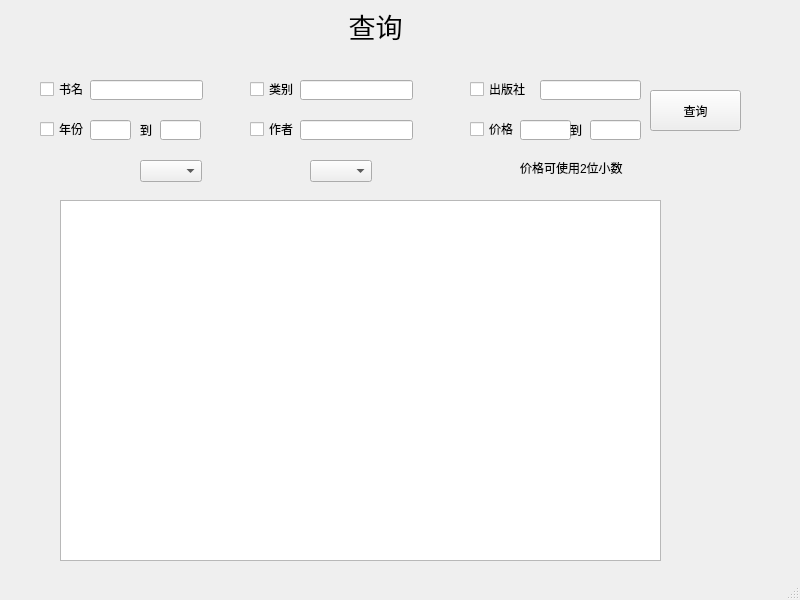
<?xml version="1.0" encoding="UTF-8"?>
<ui version="4.0">
 <class>qbook</class>
 <widget class="QMainWindow" name="qbook">
  <property name="geometry">
   <rect>
    <x>0</x>
    <y>0</y>
    <width>800</width>
    <height>600</height>
   </rect>
  </property>
  <property name="windowTitle">
   <string>MainWindow</string>
  </property>
  <widget class="QWidget" name="centralwidget">
   <widget class="QLineEdit" name="title">
    <property name="geometry">
     <rect>
      <x>90</x>
      <y>80</y>
      <width>113</width>
      <height>20</height>
     </rect>
    </property>
   </widget>
   <widget class="QLabel" name="label">
    <property name="geometry">
     <rect>
      <x>310</x>
      <y>10</y>
      <width>131</width>
      <height>31</height>
     </rect>
    </property>
    <property name="font">
     <font>
      <pointsize>20</pointsize>
     </font>
    </property>
    <property name="text">
     <string>查询</string>
    </property>
    <property name="alignment">
     <set>Qt::AlignCenter</set>
    </property>
   </widget>
   <widget class="QCheckBox" name="checktitle">
    <property name="geometry">
     <rect>
      <x>40</x>
      <y>80</y>
      <width>61</width>
      <height>18</height>
     </rect>
    </property>
    <property name="text">
     <string>书名</string>
    </property>
   </widget>
   <widget class="QCheckBox" name="checkcategory">
    <property name="geometry">
     <rect>
      <x>250</x>
      <y>80</y>
      <width>61</width>
      <height>18</height>
     </rect>
    </property>
    <property name="text">
     <string>类别</string>
    </property>
   </widget>
   <widget class="QLineEdit" name="category">
    <property name="geometry">
     <rect>
      <x>300</x>
      <y>80</y>
      <width>113</width>
      <height>20</height>
     </rect>
    </property>
   </widget>
   <widget class="QCheckBox" name="checkpress">
    <property name="geometry">
     <rect>
      <x>470</x>
      <y>80</y>
      <width>61</width>
      <height>18</height>
     </rect>
    </property>
    <property name="text">
     <string>出版社</string>
    </property>
   </widget>
   <widget class="QLineEdit" name="press">
    <property name="geometry">
     <rect>
      <x>540</x>
      <y>80</y>
      <width>101</width>
      <height>20</height>
     </rect>
    </property>
   </widget>
   <widget class="QCheckBox" name="checkyear">
    <property name="geometry">
     <rect>
      <x>40</x>
      <y>120</y>
      <width>61</width>
      <height>18</height>
     </rect>
    </property>
    <property name="text">
     <string>年份</string>
    </property>
   </widget>
   <widget class="QLineEdit" name="year1">
    <property name="geometry">
     <rect>
      <x>90</x>
      <y>120</y>
      <width>41</width>
      <height>20</height>
     </rect>
    </property>
   </widget>
   <widget class="QLabel" name="label_2">
    <property name="geometry">
     <rect>
      <x>140</x>
      <y>120</y>
      <width>41</width>
      <height>20</height>
     </rect>
    </property>
    <property name="text">
     <string>到</string>
    </property>
   </widget>
   <widget class="QLineEdit" name="year2">
    <property name="geometry">
     <rect>
      <x>160</x>
      <y>120</y>
      <width>41</width>
      <height>20</height>
     </rect>
    </property>
   </widget>
   <widget class="QLineEdit" name="price1">
    <property name="geometry">
     <rect>
      <x>520</x>
      <y>120</y>
      <width>51</width>
      <height>20</height>
     </rect>
    </property>
    <property name="text">
     <string/>
    </property>
   </widget>
   <widget class="QCheckBox" name="checkprice">
    <property name="geometry">
     <rect>
      <x>470</x>
      <y>120</y>
      <width>61</width>
      <height>18</height>
     </rect>
    </property>
    <property name="text">
     <string>价格</string>
    </property>
   </widget>
   <widget class="QLineEdit" name="price2">
    <property name="geometry">
     <rect>
      <x>590</x>
      <y>120</y>
      <width>51</width>
      <height>20</height>
     </rect>
    </property>
    <property name="text">
     <string/>
    </property>
   </widget>
   <widget class="QLabel" name="label_3">
    <property name="geometry">
     <rect>
      <x>570</x>
      <y>120</y>
      <width>41</width>
      <height>20</height>
     </rect>
    </property>
    <property name="text">
     <string>到</string>
    </property>
   </widget>
   <widget class="QCheckBox" name="checkauthor">
    <property name="geometry">
     <rect>
      <x>250</x>
      <y>120</y>
      <width>61</width>
      <height>18</height>
     </rect>
    </property>
    <property name="text">
     <string>作者</string>
    </property>
   </widget>
   <widget class="QLineEdit" name="author">
    <property name="geometry">
     <rect>
      <x>300</x>
      <y>120</y>
      <width>113</width>
      <height>20</height>
     </rect>
    </property>
   </widget>
   <widget class="QTableWidget" name="tableWidget">
    <property name="geometry">
     <rect>
      <x>60</x>
      <y>200</y>
      <width>601</width>
      <height>361</height>
     </rect>
    </property>
   </widget>
   <widget class="QPushButton" name="pushButton">
    <property name="geometry">
     <rect>
      <x>650</x>
      <y>90</y>
      <width>91</width>
      <height>41</height>
     </rect>
    </property>
    <property name="text">
     <string>查询</string>
    </property>
   </widget>
   <widget class="QComboBox" name="comboBox">
    <property name="geometry">
     <rect>
      <x>140</x>
      <y>160</y>
      <width>62</width>
      <height>22</height>
     </rect>
    </property>
   </widget>
   <widget class="QComboBox" name="comboBox_2">
    <property name="geometry">
     <rect>
      <x>310</x>
      <y>160</y>
      <width>62</width>
      <height>22</height>
     </rect>
    </property>
   </widget>
   <widget class="QLabel" name="label_4">
    <property name="geometry">
     <rect>
      <x>520</x>
      <y>160</y>
      <width>261</width>
      <height>16</height>
     </rect>
    </property>
    <property name="text">
     <string>价格可使用2位小数</string>
    </property>
   </widget>
  </widget>
  <widget class="QMenuBar" name="menubar">
   <property name="geometry">
    <rect>
     <x>0</x>
     <y>0</y>
     <width>800</width>
     <height>17</height>
    </rect>
   </property>
  </widget>
  <widget class="QStatusBar" name="statusbar"/>
 </widget>
 <resources/>
 <connections/>
</ui>
